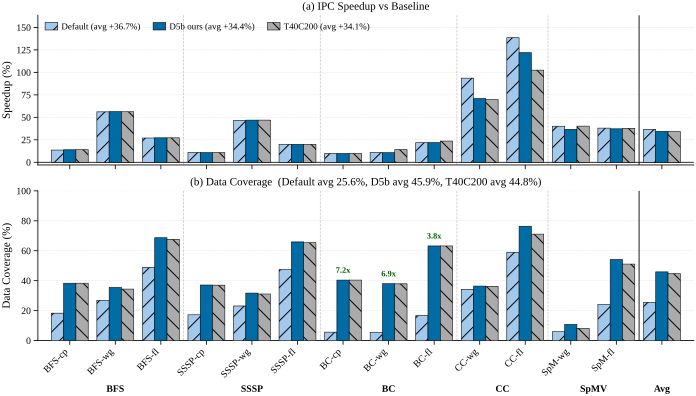

Here is the Python script that generated this plot:
#!/usr/bin/env python3
"""Round-2 Fig A2: Throttle Control Ablation — Default vs D5b vs T40C200.

Two vertically stacked subplots (shared x-axis):
  (a) IPC Speedup (%) — grouped bars per workload
  (b) Data Coverage (%) — grouped bars per workload (same 3 schemes)

Key insight: D5b improves Data Coverage *dramatically* while keeping similar
IPC speedup vs Default. T40C200 sits in between. This shows TC's primary
value is *quality control* (coverage) rather than raw IPC.

Data source:
  ima_plan/06_evaluation_plan/sensitivity_ablation/sensitivity_ablation_experiments.md
  §Exp-B "Throttle Control Ablation":
    - "IPC Speedup% (22 workloads)"
    - "Data Coverage%"

Workload subset: same 13 representative workloads as proto_r2_a1_component +
GMEAN bar at the right.
"""

import sys
from pathlib import Path

import numpy as np

# ── Plot style import ────────────────────────────────────────────────────────
_REPO = Path(__file__).resolve().parents[4]
sys.path.insert(0, str(_REPO / "ima_plan/07_paper_outline/plot_style"))
from plot_util import apply_style, save_fig, CB10, HATCHES
from workload_names import SHORT_NAME

apply_style()
import matplotlib.pyplot as plt

OUT_DIR = Path(__file__).resolve().parent

# ── Data: §Exp-B IPC Speedup% ────────────────────────────────────────────────
# (default_pct, d5b_pct, t40c200_pct)
SPEEDUP = {
    "bfs_cit_dir":     (+13.6, +13.9, +14.0),
    "sssp_cit_dir":    (+11.0, +10.8, +10.8),
    "bc_cit_dir":      (+9.8,  +9.8,  +9.8),
    "bfs_web_sym":     (+56.1, +56.4, +56.2),
    "sssp_web_sym":    (+46.6, +46.9, +46.9),
    "bc_web_sym":      (+10.9, +10.7, +14.2),
    "cc_web_sym":      (+93.6, +70.9, +69.8),
    "spmv_web_sym":    (+40.1, +36.7, +40.2),
    "bfs_flickr_sym":  (+27.0, +27.2, +27.2),
    "sssp_flickr_sym": (+19.9, +20.0, +20.0),
    "bc_flickr_sym":   (+21.8, +21.9, +23.6),
    "cc_flickr_sym":   (+138.6, +122.0, +102.5),
    "spmv_flickr_sym": (+38.0, +37.2, +37.8),
}

# ── Data: §Exp-B Data Coverage% ──────────────────────────────────────────────
# (default_pct, d5b_pct, t40c200_pct)
COVERAGE = {
    "bfs_cit_dir":     (18.3, 38.3, 38.3),
    "sssp_cit_dir":    (17.2, 37.1, 37.0),
    "bc_cit_dir":      ( 5.6, 40.4, 40.4),
    "bfs_web_sym":     (26.9, 35.5, 34.4),
    "sssp_web_sym":    (23.1, 31.7, 31.1),
    "bc_web_sym":      ( 5.5, 38.0, 37.9),
    "cc_web_sym":      (34.1, 36.4, 36.2),
    "spmv_web_sym":    ( 5.9, 10.8,  8.2),
    "bfs_flickr_sym":  (48.8, 68.7, 67.6),
    "sssp_flickr_sym": (47.5, 65.9, 65.4),
    "bc_flickr_sym":   (16.6, 63.2, 63.2),
    "cc_flickr_sym":   (59.0, 76.4, 71.1),
    "spmv_flickr_sym": (24.2, 54.1, 51.1),
}

# ── Display order (algorithm-grouped, matches proto_r2_a1) ───────────────────
ORDERED = [
    "bfs_cit_dir",
    "bfs_web_sym",
    "bfs_flickr_sym",
    "sssp_cit_dir",
    "sssp_web_sym",
    "sssp_flickr_sym",
    "bc_cit_dir",
    "bc_web_sym",
    "bc_flickr_sym",
    "cc_web_sym",
    "cc_flickr_sym",
    "spmv_web_sym",
    "spmv_flickr_sym",
]
assert set(ORDERED) == set(SPEEDUP.keys()) == set(COVERAGE.keys())

# Algorithm group boundaries
GROUPS = [
    ("BFS",  3),
    ("SSSP", 3),
    ("BC",   3),
    ("CC",   2),
    ("SpMV", 2),
]

# ── Extract arrays ───────────────────────────────────────────────────────────
sp_default = np.array([SPEEDUP[k][0] for k in ORDERED])
sp_d5b     = np.array([SPEEDUP[k][1] for k in ORDERED])
sp_t40     = np.array([SPEEDUP[k][2] for k in ORDERED])

cv_default = np.array([COVERAGE[k][0] for k in ORDERED])
cv_d5b     = np.array([COVERAGE[k][1] for k in ORDERED])
cv_t40     = np.array([COVERAGE[k][2] for k in ORDERED])


# ── Mean helpers ─────────────────────────────────────────────────────────────
def gmean_pct(pct_arr):
    ratios = 1.0 + pct_arr / 100.0
    return (np.exp(np.mean(np.log(ratios))) - 1.0) * 100.0


sp_gmean_default = gmean_pct(sp_default)
sp_gmean_d5b     = gmean_pct(sp_d5b)
sp_gmean_t40     = gmean_pct(sp_t40)

cv_amean_default = float(np.mean(cv_default))
cv_amean_d5b     = float(np.mean(cv_d5b))
cv_amean_t40     = float(np.mean(cv_t40))

# Append GMEAN/Avg as last bar
sp_default_p = np.append(sp_default, sp_gmean_default)
sp_d5b_p     = np.append(sp_d5b,     sp_gmean_d5b)
sp_t40_p     = np.append(sp_t40,     sp_gmean_t40)
cv_default_p = np.append(cv_default, cv_amean_default)
cv_d5b_p     = np.append(cv_d5b,     cv_amean_d5b)
cv_t40_p     = np.append(cv_t40,     cv_amean_t40)

# ── Plot setup ───────────────────────────────────────────────────────────────
n = len(ORDERED)
n_total = n + 1  # + GMEAN
x = np.arange(n_total)
bar_w = 0.27

fig, axes = plt.subplots(
    2, 1, figsize=(7.0, 4.0),
    constrained_layout=True, sharex=True,
)
ax_sp, ax_cv = axes

# Color/hatch scheme
COL_DEFAULT = CB10[7]   # light blue / muted
COL_D5B     = CB10[0]   # primary blue (our work)
COL_T40     = CB10[2]   # gray
HATCH_DEFAULT = HATCHES[1]   # //
HATCH_D5B     = HATCHES[0]   # solid (our work)
HATCH_T40     = HATCHES[2]   # \\

schemes = [
    (-1, "Default",  COL_DEFAULT, HATCH_DEFAULT,
     sp_default_p, cv_default_p),
    ( 0, "D5b (ours)", COL_D5B,    HATCH_D5B,
     sp_d5b_p,     cv_d5b_p),
    (+1, "T40C200",  COL_T40,     HATCH_T40,
     sp_t40_p,     cv_t40_p),
]

# ── (a) IPC Speedup ──────────────────────────────────────────────────────────
for shift, label, color, hatch, sp_vals, _ in schemes:
    ax_sp.bar(
        x + shift * bar_w, sp_vals, bar_w,
        color=color, hatch=hatch,
        edgecolor="black", linewidth=0.4,
        label=label,
        zorder=3,
    )

ax_sp.axhline(y=0, color="black", linewidth=0.6, zorder=2)
ax_sp.set_ylabel("Speedup (%)")
ymax = max(sp_default_p.max(), sp_d5b_p.max(), sp_t40_p.max())
ax_sp.set_ylim(-3, ymax * 1.18)
ax_sp.set_title("(a) IPC Speedup vs Baseline", fontsize=8, pad=4)

# Legend at top with averages
labels_with_avg = [
    f"Default (avg {sp_gmean_default:+.1f}%)",
    f"D5b ours (avg {sp_gmean_d5b:+.1f}%)",
    f"T40C200 (avg {sp_gmean_t40:+.1f}%)",
]
handles = []
from matplotlib.patches import Patch
for (shift, _, color, hatch, _, _), lbl in zip(schemes, labels_with_avg):
    handles.append(
        Patch(facecolor=color, edgecolor="black", hatch=hatch,
              linewidth=0.4, label=lbl)
    )
ax_sp.legend(
    handles=handles, ncol=3, fontsize=6.5, frameon=False,
    loc="upper left", bbox_to_anchor=(0.0, 1.0),
    handlelength=1.4, handleheight=0.9, columnspacing=1.4,
)

# ── (b) Data Coverage ────────────────────────────────────────────────────────
for shift, label, color, hatch, _, cv_vals in schemes:
    ax_cv.bar(
        x + shift * bar_w, cv_vals, bar_w,
        color=color, hatch=hatch,
        edgecolor="black", linewidth=0.4,
        zorder=3,
    )

ax_cv.set_ylabel("Data Coverage (%)")
ax_cv.set_ylim(0, 100)
ax_cv.set_title(
    f"(b) Data Coverage  "
    f"(Default avg {cv_amean_default:.1f}%, D5b avg {cv_amean_d5b:.1f}%, "
    f"T40C200 avg {cv_amean_t40:.1f}%)",
    fontsize=8, pad=4,
)

# ── Annotate workloads where Coverage gap (D5b - Default) is largest ─────────
gap = cv_d5b - cv_default
top3 = np.argsort(-gap)[:3]
for idx in top3:
    factor = cv_d5b[idx] / max(cv_default[idx], 0.1)
    ax_cv.annotate(
        f"{factor:.1f}x",
        xy=(x[idx], cv_d5b[idx]),
        xytext=(0, 4), textcoords="offset points",
        ha="center", va="bottom",
        fontsize=6, fontweight="bold", color="#006400",
    )

# ── Vertical group separators ────────────────────────────────────────────────
cumulative = 0
for gname, gsize in GROUPS[:-1]:
    cumulative += gsize
    for ax in axes:
        ax.axvline(
            x=cumulative - 0.5, color="#999999",
            linestyle="--", linewidth=0.5, alpha=0.6, zorder=1,
        )

# Solid separator before GMEAN
for ax in axes:
    ax.axvline(
        x=n - 0.5, color="black", linestyle="-",
        linewidth=0.8, alpha=0.8, zorder=1,
    )

# ── Algorithm group labels under bottom subplot ──────────────────────────────
cumulative = 0
for gname, gsize in GROUPS:
    center = cumulative + (gsize - 1) / 2.0
    ax_cv.annotate(
        gname,
        xy=(center, 0), xycoords=("data", "axes fraction"),
        xytext=(0, -32), textcoords="offset points",
        ha="center", va="top",
        fontsize=7, fontweight="bold",
        annotation_clip=False,
    )
    cumulative += gsize
ax_cv.annotate(
    "Avg",
    xy=(n, 0), xycoords=("data", "axes fraction"),
    xytext=(0, -32), textcoords="offset points",
    ha="center", va="top",
    fontsize=7, fontweight="bold",
    annotation_clip=False,
)

# ── X-axis tick labels (only on bottom subplot) ──────────────────────────────
xlabels = [SHORT_NAME[k] for k in ORDERED] + [""]
ax_cv.set_xticks(x)
ax_cv.set_xticklabels(xlabels, rotation=45, ha="right", fontsize=7)

for ax in axes:
    ax.tick_params(axis="y", labelsize=7)
    ax.set_xlim(-0.7, n_total - 0.3)

# ── Save ─────────────────────────────────────────────────────────────────────
save_fig(fig, "proto_r2_a2_throttle", OUT_DIR)
plt.close(fig)

# ── Verification print ──────────────────────────────────────────────────────
print(f"Saved: {OUT_DIR}/proto_r2_a2_throttle.{{pdf,svg}}")
print(f"Workloads: {n} + GMEAN")
print()
print("=== IPC Speedup (geomean) ===")
print(f"  Default : {sp_gmean_default:+6.2f}%")
print(f"  D5b     : {sp_gmean_d5b:+6.2f}%")
print(f"  T40C200 : {sp_gmean_t40:+6.2f}%")
print()
print("=== Data Coverage (arithmetic mean) ===")
print(f"  Default : {cv_amean_default:6.2f}%")
print(f"  D5b     : {cv_amean_d5b:6.2f}%  "
      f"(+{cv_amean_d5b - cv_amean_default:.1f} pp)")
print(f"  T40C200 : {cv_amean_t40:6.2f}%  "
      f"(+{cv_amean_t40 - cv_amean_default:.1f} pp)")
print()
print("=== Top-3 D5b vs Default coverage gain ===")
top3_idx = np.argsort(-(cv_d5b - cv_default))[:3]
for idx in top3_idx:
    name = SHORT_NAME[ORDERED[idx]]
    factor = cv_d5b[idx] / max(cv_default[idx], 0.1)
    print(f"  {name:9s}  {cv_default[idx]:5.1f}% -> {cv_d5b[idx]:5.1f}%  "
          f"(+{cv_d5b[idx] - cv_default[idx]:5.1f} pp, {factor:.1f}x)")
print()
print("=== KEY INSIGHT ===")
sp_delta = sp_gmean_d5b - sp_gmean_default
cv_delta = cv_amean_d5b - cv_amean_default
print(f"  D5b vs Default:  IPC {sp_delta:+.1f} pp,  "
      f"Coverage {cv_delta:+.1f} pp")
print(f"  -> D5b trades a small IPC change for a big coverage gain.")
